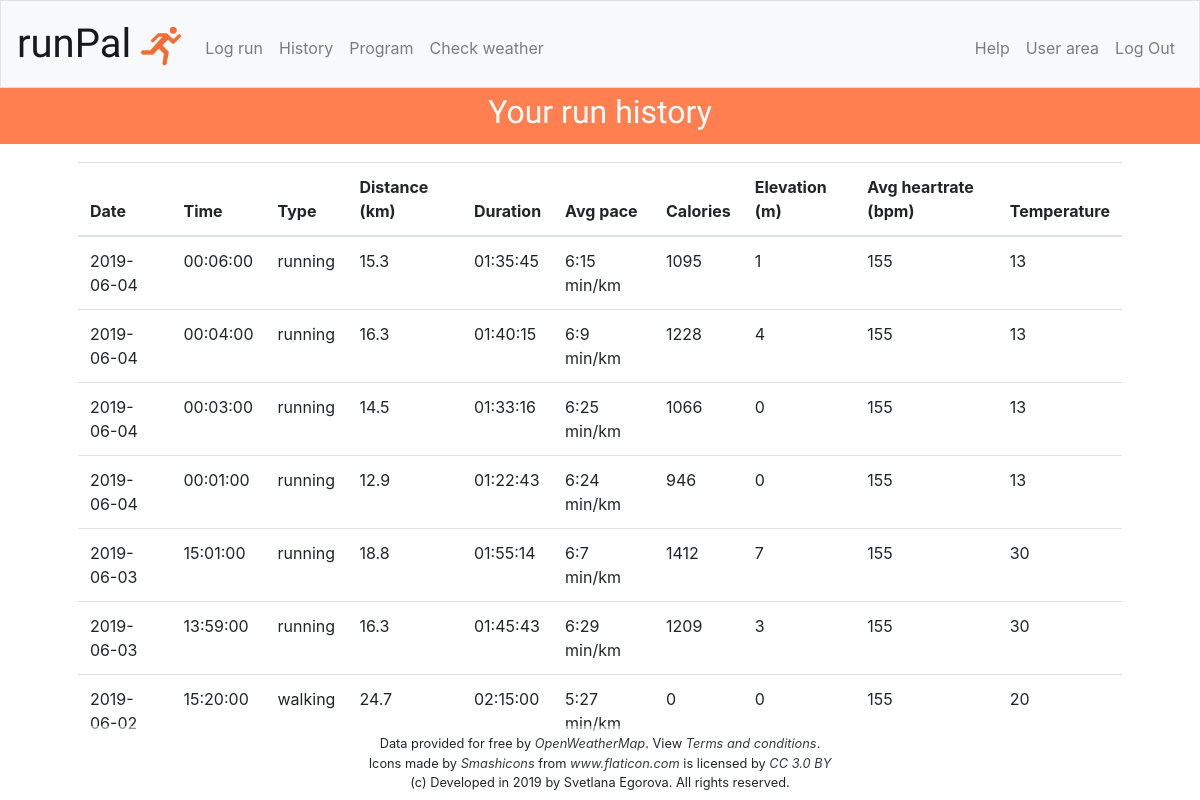
Page /history (signed in) on the earlier database version.
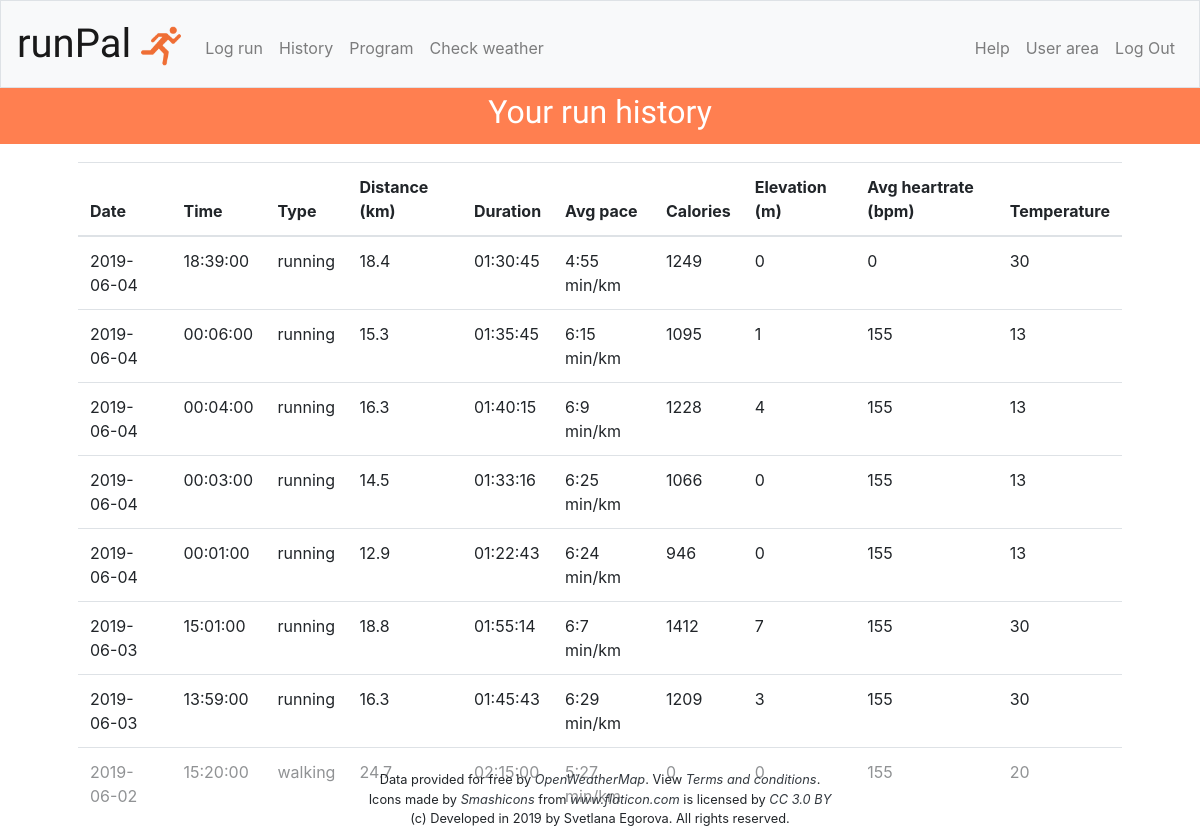
Same page on the later database version.
### tables this page shows
CREATE TABLE "trainings"
(
	training_id integer not null
		constraint trainings_pk
			primary key autoincrement,
	user_id integer not null,
	type int default 1,
	date bigint default timestamp,
	distance int not null,
	duration int,
	elevation int default 0,
	pace int,
	heartrate_avg int,
	heartrate_high int,
	temperature int,
	humidity float,
	calories int,
	treadmill int,
	latitude float,
	longitude float
, timezone varchar(255));

### application.py (the view)
@app.route("/history", methods=["GET"])
@login_required
def see_history():
    runs = historyRepo.get_runs_by_user_id(session["user_id"])
    run_types = ["", "running", "walking", "hiking/climbing"]
    result = []
    for run in runs:
        run_timezone = timezone(run["timezone"])
        datetime_object = datetime.datetime.fromtimestamp(run["date"], tz=run_timezone)
        result.append({
            "type": run_types[run["type"]],
            "day": datetime_object.date(),
            "time": datetime_object.time(),
            "duration": show_duration(run["duration"]),
            "pace": show_pace(run["pace"]),
            "distance": run["distance"],
            "calories": run["calories"],
            "elevation": run["elevation"],
            "temperature": run["temperature"],
            "heartrate_avg": run["heartrate_avg"]
        })
    return render_template("history.html",
                           runs=result)

### HistoryRepository.py (called while the page is built)
    def get_runs_by_user_id(self, user_id):
        return self.db.execute("SELECT * FROM trainings "
                               "WHERE user_id = :id "
                               "ORDER BY date DESC",
                               id=user_id)

### application.py (called while the page is built)
@app.after_request
def after_request(response):
    response.headers["Cache-Control"] = "no-cache, no-store, must-revalidate"
    response.headers["Expires"] = 0
    response.headers["Pragma"] = "no-cache"
    return response

### helpers.py (called while the page is built)
def login_required(f):
    @wraps(f)
    def decorated_function(*args, **kwargs):
        if session.get("user_id") is None:
            return redirect("/login")
        return f(*args, **kwargs)
    return decorated_function

def show_duration(total_seconds):
    hours = int(total_seconds / 3600)
    hours_adj = str(hours) if int(hours) > 9 else "0" + str(hours)
    minutes = int((total_seconds - hours * 3600) / 60)
    minutes_adj = str(minutes) if int(minutes) > 9 else "0" + str(minutes)
    seconds = total_seconds - hours * 3600 - minutes * 60
    seconds_adj = str(seconds) if int(seconds) > 9 else "0" + str(seconds)
    duration_string = hours_adj + ":" + minutes_adj + ":" + seconds_adj
    return duration_string

def show_pace(pace):
    minutes_per_km = int(pace / 60)
    seconds_remainder = pace - minutes_per_km * 60
    pace_string = str(minutes_per_km) + ":" + str(seconds_remainder) + " min/km"
    return pace_string

### templates/history.html (shortened to what this page needs)
{% extends "layout.html" %}
{% block main %}
    <p class="text-main-line except-main">Your run history</p>
    <div class="container p-5 under-main-line">
        <table class="table">
            <thead>
            <tr>
                <th scope="col">Date</th>
                <th scope="col">Time</th>
                <th scope="col">Type</th>
                <th scope="col">Distance (km)</th>
                <th scope="col">Duration</th>
                <th scope="col">Avg pace</th>
                <th scope="col">Calories</th>
                <th scope="col">Elevation (m)</th>
                <th scope="col">Avg heartrate (bpm)</th>
                <th scope="col">Temperature</th>
            </tr>
            </thead>
            <tbody>
            {% for item in runs %}
                <tr>
                    <td> {{ item['day'] }} </td>
                    <td> {{ item['time'] }} </td>
                    <td> {{ item['type'] }} </td>
                    <td> {{ item['distance'] }} </td>
                    <td> {{ item['duration'] }} </td>
                    <td> {{ item['pace'] }} </td>
                    <td> {{ item['calories'] }} </td>
                    <td> {{ item['elevation'] }} </td>
                    <td> {{ item['heartrate_avg'] }} </td>
                    <td> {{ item['temperature'] }} </td>
                </tr>
            {% endfor %}
            </tbody>
        </table>
    </div>
{% endblock %}

### templates/layout.html (shortened to what this page needs)
<!DOCTYPE html>
<html lang="en">
    <head>
        <link href="https://maxcdn.bootstrapcdn.com/bootstrap/4.1.3/css/bootstrap.min.css" rel="stylesheet">
        <link href="//code.jquery.com/ui/1.12.1/themes/base/jquery-ui.css" rel="stylesheet">
        <link href="/static/styles.css" rel="stylesheet">
    </head>
    <body>
        <nav class="navbar navbar-expand-md navbar-light bg-light border">
            <a class="navbar-brand" href="/">run<span class="red">Pal</span>
                <img src="/static/running.png" class="logo" alt="Logo">
            </a>
            <div class="collapse navbar-collapse" id="navbar">
                {% if session.user_id %}
                    <ul class="navbar-nav mr-auto mt-2">
                        <li class="nav-item"><a class="nav-link" href="/log-run">Log run</a></li>
                        <li class="nav-item"><a class="nav-link" href="/history">History</a></li>
                        <li class="nav-item"><a class="nav-link" href="/program">Program</a></li>
                        <li class="nav-item"><a class="nav-link" href="/weather">Check weather</a></li>
                    </ul>
                    <ul class="navbar-nav ml-auto mt-2">
                        <li class="nav-item"><a class="nav-link" href="/help">Help</a></li>
                        <li class="nav-item"><a class="nav-link" href="/info">User area</a></li>
                        <li class="nav-item"><a class="nav-link" href="/logout">Log Out</a></li>
                    </ul>
                {% else %}
                    <ul class="navbar-nav ml-auto mt-2">
                        <li class="nav-item"><a class="nav-link" href="/register">Sign up</a></li>
                        <li class="nav-item"><a class="nav-link" href="/login">Log In</a></li>
                    </ul>
                {% endif %}
            </div>
        </nav>
        <main>
            {% block main %}{% endblock %}
        </main>
        <footer class="small navbar fixed-bottom">
            <div>
                Data provided for free by <a class="text-dark font-italic" href="https://openweathermap.org/api/hourly-forecast">OpenWeatherMap</a>.
                View <a class="text-dark font-italic" href="https://openweather.co.uk/storage/app/media/Terms/Openweather_terms_and_conditions_of_sale.pdf">Terms and conditions</a>.
            </div>
            <div>
                Icons made by <a href="https://www.flaticon.com/authors/smashicons" title="Smashicons" class="text-dark font-italic">
                Smashicons</a> from <a href="https://www.flaticon.com/" title="Flaticon" class="text-dark font-italic">www.flaticon.com</a>
                is licensed by <a href="http://creativecommons.org/licenses/by/3.0/" title="Creative Commons BY 3.0"
                                  target="_blank" class="text-dark font-italic">CC 3.0 BY</a>
            </div>
            <div>
                (c) Developed in 2019 by Svetlana Egorova. All rights reserved.
            </div>
        </footer>
    </body>
</html>

### static/styles.css (style rules this page uses)
nav .navbar-brand { font-size: 40px; font-family: 'Kaushan Script', cursive; }
nav .logo { height: 40px; }
main .text-main-line { background-color: coral; color: white; font-family: 'Raleway', sans-serif; font-size: 48px; padding-bottom: 8px; text-align: center; margin-bottom: 0; }
main .except-main { font-size: 32px; font-family: 'Kaushan Script', cursive; }
main .under-main-line { padding-top: 18px !important; padding-bottom: 0px !important; }
main { overflow-x: auto; }
footer { display: grid !important; justify-content: center !important; text-align: center; background: rgba(255,255,255,0.5); }

Differences in the rows shown:
added trainings: day "2019-06-04", time "18:39:00", type "running", distance "18.4", duration "01:30:45", pace "4:55 min/km", calories "1249", elevation "0", heartrate_avg "0", temperature "30"
